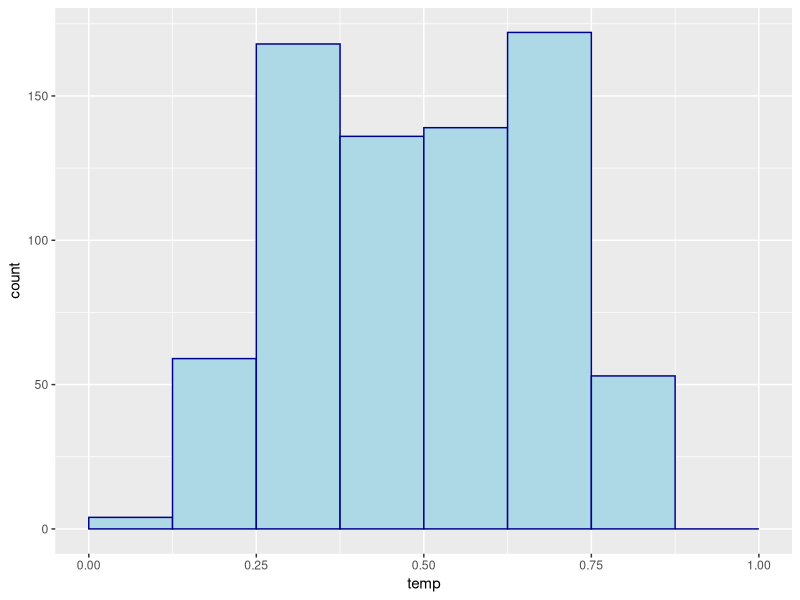

The R source for this figure:
## ---- chunk 1
knitr::opts_chunk$set(echo = TRUE)
library(tidyverse)
library(readr)
Bikeshare <- read.csv("Bikeshare.csv")
## ---- chunk 2
temp.histogram <- ggplot(Bikeshare, aes(x=temp)) + geom_histogram(breaks=seq(0,1, by = 0.125), color = "darkblue", fill = "lightblue")
temp.histogram
## ---- chunk 3
writeLines("Summary Statistics for Temperature")
summary(Bikeshare$temp)
writeLines("Standard Deviation =")
sd(Bikeshare$temp)
writeLines(" ")
writeLines("Number of Observations")
nrow(Bikeshare)
